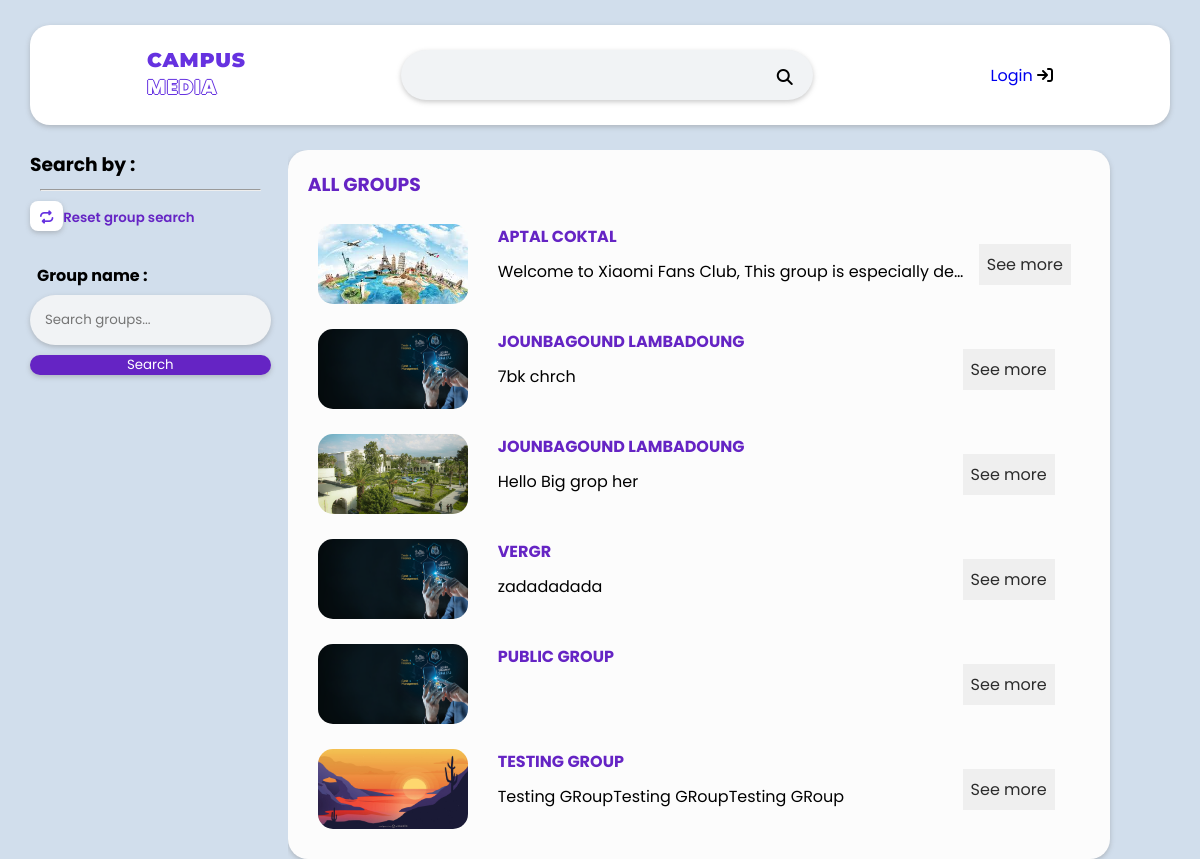
Page /all_groups/ on the earlier database version.
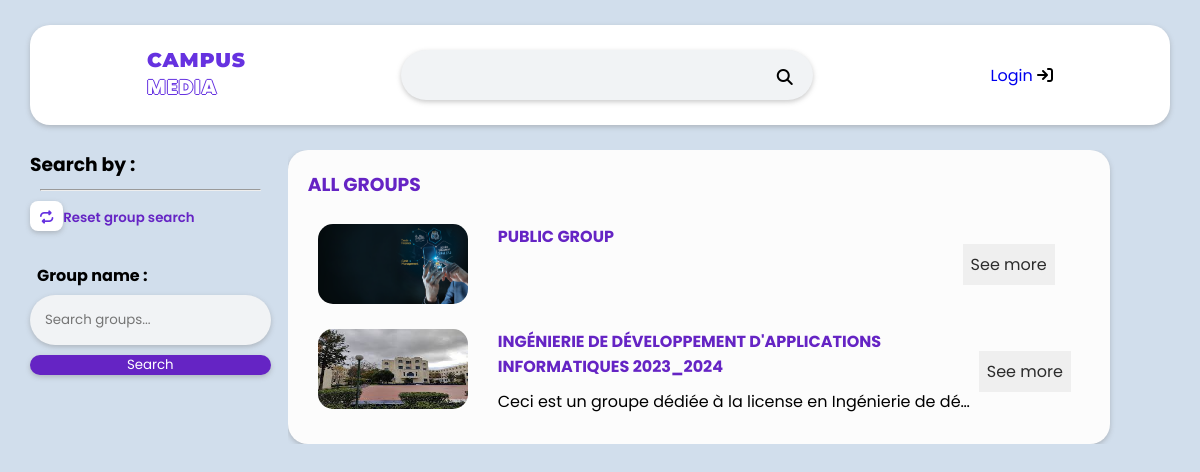
Same page on the later database version.
### backend/models.py (models this page shows, shortened)
class Group(models.Model):
    group_name = models.CharField(max_length=100)
    user = models.ForeignKey(settings.AUTH_USER_MODEL, on_delete=models.CASCADE, related_name='admin_groups')
    profile_banner = models.ImageField(default='profile_pictures/img_banniere.png',upload_to='profile_pictures/', blank=True)
    description = models.TextField(default = "Add a description to this group here...")
    target = models.CharField(max_length=100, default='Public')
    created_at = models.DateTimeField(auto_now_add=True, blank=True, null=True)

### Djangotest/views.py (the view)
# urls.py: path('all_groups/', views.all_groups, name='all_groups'),
def all_groups(request):
    query = request.GET.get('q')
    if query:
        groups = models.Group.objects.filter(target='public', group_name__icontains=query)
    else:
        groups = models.Group.objects.filter(target='public')
    if request.user.is_authenticated:
            isguest = False
            user = request.user
            user_email = user.email
            user_first_name = user.first_name
            user_pdp = user.utilisateur.profile_picture
            context = {
                        'groups': groups,
                        'visiteur':isguest,
                        'user_email':user_email,
                        'user_first_name':user_first_name,
                        'user_pdp':user_pdp,
                    }
    else:
            isguest = True
            user_email = "Guest@g.uae.ac.ma"
            user_first_name = "visiteur"
            user_pdp = 'Images/us2.png'
            allUsers = ''
            context = {
                        'groups': groups,
                        'visiteur':isguest,
                        'user_email':user_email,
                        'user_first_name':user_first_name,
                        'user_pdp':user_pdp,
                    }
    return render(request, 'HTML/components/groups.html', context)

### Djangotest/templates/HTML/components/groups.html (shortened to what this page needs)
{% load static %}
<!DOCTYPE html>
<html lang="en">
<head>
    <link rel="stylesheet" href="{% static 'CSS/style.css' %}">
    <link rel="stylesheet" href="https://cdnjs.cloudflare.com/ajax/libs/font-awesome/6.1.1/css/all.min.css" />
</head>
<body>
        <header>
            {% include "HTML/home/header-homepage.html"%}
        </header>
    <div class="home">
        <div class="container">
            <div class="home-weapper">
                <div style = "display:flex;">
                    {% include "HTML/components/search-left.html" %}
                </div>
                <div class="home-center">
                    <div class="home-center-wrapper">
                        <div style="width: 100%;">
                            <div class="header-container" style="height: auto; background-color: rgb(252, 252, 252);">
                                <h3 class="mini-headign">All Groups</h3>
                                {% for group in groups %}
                                    <div class="" style="padding-top: 15px;margin: 10px;display: flex;height: auto;">
                                        <div class="post-images" >
                                            <img src="/media/{{group.profile_banner}}" style="height: 80px;width: 150px;">
                                        </div>
                                        <div style="margin-left: 30px;width: 62%">
                                            <h4 class="mini-headign">{{group.group_name}}</h4>
                                            <p class="text-limit" style ="color: var(--black);">{{group.description}}</p>
                                        </div>
                                        <div style="width:20%;display: flex;justify-content: center;align-items: center;">
                                            <a style="height: auto;padding: 8px;background-color: rgb(239, 239, 239);color: rgb(44, 44, 44);" href="{% url 'group_posts' group.group_name %}">See more</a>
                                        </div>
                                    </div>
                                {% endfor %}
                            </div>
                        </div>
                    </div>
                </div>
            </div>
        </div>
    </div>
</body>
</html>

Differences in the rows shown:
removed Group: profile_banner (picture), group_name "APTAL COKTAL", description "Welcome to Xiaomi Fans Club, This group is especially de…"
removed Group: profile_banner (picture), group_name "JOUNBAGOUND LAMBADOUNG", description "7bk chrch"
removed Group: profile_banner (picture), group_name "JOUNBAGOUND LAMBADOUNG", description "Hello Big grop her"
removed Group: profile_banner (picture), group_name "VERGR", description "zadadadada"
removed Group: profile_banner (picture), group_name "TESTING GROUP", description "Testing GRoupTesting GRoupTesting GRoup"
added Group: profile_banner (picture), group_name "INGÉNIERIE DE DÉVELOPPEMENT D'APPLICATIONS INFORMATIQUES 2023_2024", description "Ceci est un groupe dédiée à la license en Ingénierie de d…"
